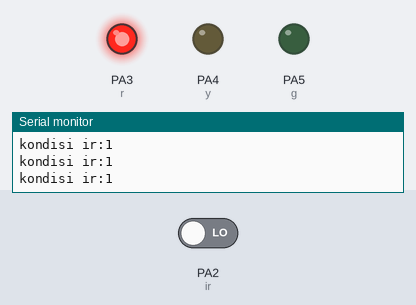
Bench run of a sketch on a simulated STM32 Blue Pill. Shown: output pins drawn as LEDs (lit = HIGH), the last lines printed to the serial monitor. Dashed ring = blinking. The test bench sets the inputs (shaded band); at power-on: PA2 (ir) LOW.

Above: at 1.8 s.
1.9 s: PA2 (ir) driven HIGH
At 3.1 s:
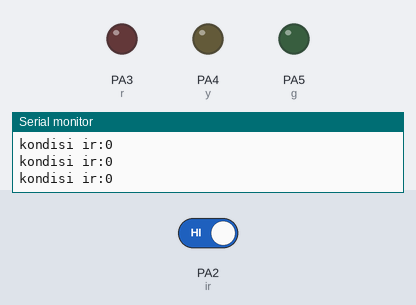
3.5 s: PA2 (ir) driven LOW
At 4.4 s:
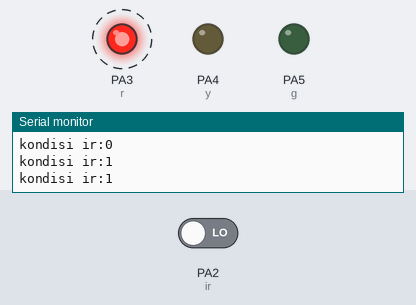
Timing chart, 0 to 12.5 s (numbered marks = the images above; inputs shaded):
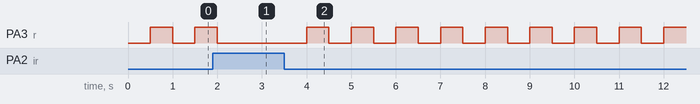

The sketch:

STM32_ir_sama_led.ino
```cpp
int ir=PA2;
int r =PA3;
int y =PA4;
int g =PA5;
int kunci1 =0;
int bacair=0;
int convert (int x){
  if(x==1){
    x=0;
 }else{
  x=1;
 }
return x;
}


void setup() {
  // put your setup code here, to run once:
  Serial.begin(9600);
  pinMode(r,OUTPUT);
  pinMode(y,OUTPUT);
  pinMode(g,OUTPUT);
  pinMode(ir,INPUT);

}

void loop() {
  // put your main code here, to run repeatedly:
  int bacair=digitalRead(ir);
  bacair    =convert(bacair);

  Serial.print("kondisi ir:");
  Serial.println(bacair);

  if (bacair ==1 and kunci1==0){
    delay(500);
    digitalWrite(r, HIGH);
    kunci1=1;

  }else if (bacair ==1 and kunci1==1){
    delay(500);
    digitalWrite(r, LOW);
    kunci1=0;
  }

}
```

Measured:
- after the input at 1.9 s, PA3 (r): goes on until 2.0 s, then stays LOW
- after the input at 3.5 s, PA3 (r): alternates HIGH for 0.50 s and LOW for 0.50 s, starting after 0.50 s
